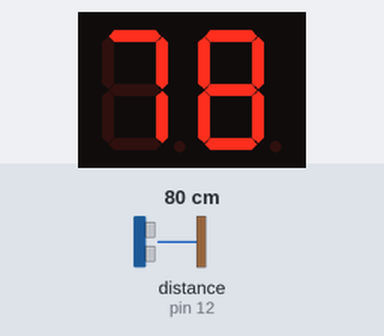
A program run on a simulated Arduino Uno, built with avr-gcc and run on an emulated ATmega328P. Shown: 2-digit seven-segment display. Wiring (inferred from the names in the program): ultrasonic range finder: trigger pin 13; echo pin 12; 2-digit 7-segment display, segments lit when HIGH: segments pin 4, pin 5, pin 6, pin 7, pin 8, pin 9, pin 10; digit selects pin 2, pin 3. The test bench sets the inputs (shaded band); at power-on: distance to the obstacle (sensor on pin 12) 80 cm. The echo pulse lasts 58.3 µs per cm; the segment pins are drawn as the display they are named for.

Above: at 1.2 s.
1.3 s: distance to the obstacle (sensor on pin 12) set to 2 cm
At 2.5 s:
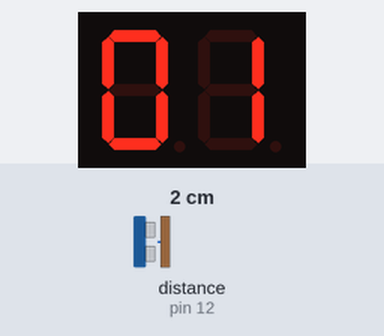
4.3 s: distance to the obstacle (sensor on pin 12) set to 4 cm
At 5.2 s:
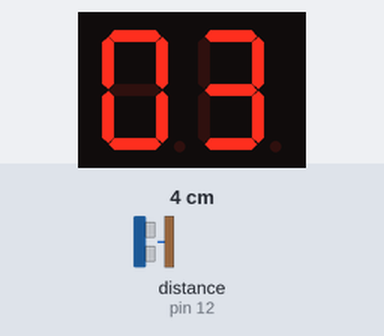
5.9 s: distance to the obstacle (sensor on pin 12) set to 9 cm
At 7.2 s:
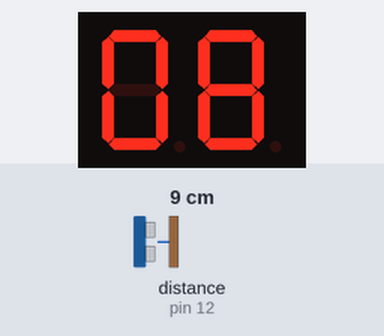
Timing chart, 0 to 8.9 s (numbered marks = the images above; inputs shaded):
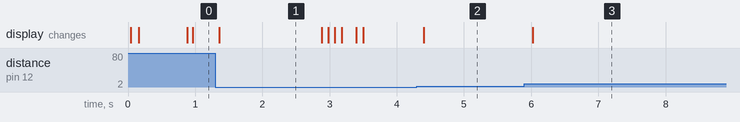

Measured:
- after the input at 1.3 s, the display: changes after 0.06 s (image 1)
- after the input at 4.3 s, the display: changes after 0.10 s (image 2)
- after the input at 5.9 s, the display: changes after 0.12 s (image 3)
- what the display in image 1 shows lasts 1.5 s, from 1.4 s to 2.9 s

The program:

main.cpp
```cpp
#include <Arduino.h>
#include "constants.hpp"
#include "leddisplay.hpp"
#include "ultrasonic.hpp"

//For non-blocking pulling from the ultrasonic sensor
unsigned long lastUltrasonicUpdate = 0;
const int ultrasonicUpdateInterval = 100;

//Objects in use
Ultrasonic* ultrasonic;
LEDdisplay* display;

void setup() {
	//Initialise a display object that has the common pins and the number of displays
	display = new LEDdisplay(2, PIN_7SEG_A, PIN_7SEG_B, PIN_7SEG_C, PIN_7SEG_D, PIN_7SEG_E, PIN_7SEG_F, PIN_7SEG_G);
	//Add the display modules to the main object
	display->addModule(0, PIN_7SEG_G1);
	display->addModule(1, PIN_7SEG_G2);
	//Initialise an ultrasonic sensor with its relevant pins
	ultrasonic = new Ultrasonic(PIN_US_ECHO, PIN_US_TRIG);
}

void loop() {
	display->multiplex(); //Multiplex the display

	//Read ultrasonic periodically
	if (millis() - lastUltrasonicUpdate > ultrasonicUpdateInterval) { //Check if the time has come to check
		lastUltrasonicUpdate = millis();
		display->setCurrentlyDisplayingNumber(ultrasonic->getDistance());
	}

}
```

constants.hpp
```cpp
#ifndef CONSTANTS_HPP
#define CONSTANTS_HPP
#include <Arduino.h>

#define ARRAY_LENGTH(array) (sizeof((array))/sizeof((array)[0]))

//Pin constants - edit these to change pin configuration
#define PIN_7SEG_G1 2
#define PIN_7SEG_G2 3
#define PIN_7SEG_A 4
#define PIN_7SEG_B 5
#define PIN_7SEG_C 6
#define PIN_7SEG_D 7
#define PIN_7SEG_E 8
#define PIN_7SEG_F 9
#define PIN_7SEG_G 10
#define PIN_7SEG_DP 11
#define PIN_US_ECHO 12
#define PIN_US_TRIG 13

#endif //CONSTANTS_HPP
```

leddisplay.hpp
```cpp
#ifndef LEDDISPLAY_HPP
#define LEDDISPLAY_HPP

#include "constants.hpp"

class LEDdisplay {
private:
	//Internal module info
	const unsigned int moduleCount; //Number of modules being multiplexed by this object
	unsigned int* moduleGrounds = nullptr; //Dynamic array of ground pins for multiplexing

	//Constants
	const bool numbers[11][7] = { //The "font" to use to display things
		{true, true, true, true, true, true, false}, 		//0
		{false, true, true, false, false, false, false}, 	//1
		{true, true, false, true, true, false, true}, 		//2
		{true, true, true, true, false, false, true},		//3
		{false, true, true, false, false, true, true},		//4
		{true, false, true, true, false, true, true},		//5
		{true, false, true, true, true, true, true},		//6
		{true, true, true, false, false, false, false},		//7
		{true, true, true, true, true, true, true},			//8
		{true, true, true, true, false, true, true},		//9
		{false, false, false, false, false, false, false}	//Blank
	};
	const unsigned int multiplexUpdateInterval = 2; //How often to multiplex
	const unsigned int segmentPins[7]; //Will get initialised in initialiser

	//Globals
	unsigned int currentlyDisplayingModule = 0; //Which module is being targeted by multiplexor
	unsigned long lastMultiplexUpdate = 0; //Last time multiplexing happened
	unsigned int currentlyDisplayingNumber; //The number being displayed over the whole module

	//Internal utility functions
	void displayDigit(unsigned int digit); //Push a digit to the pins
	void updateCurrentDisplay(); //Push the current multiplexing info to ground pins

public:
	//Setup
	LEDdisplay(unsigned int _moduleCount, unsigned int segmentA, unsigned int segmentB, unsigned int segmentC, unsigned int segmentD, unsigned int segmentE, unsigned int segmentF, unsigned int segmentG);
	void addModule(size_t moduleID, unsigned int module); //Initialiser won't add modules, so run this after
	void multiplex(); //Run every loop cycle
	//Setters
	void setCurrentlyDisplayingNumber(unsigned int num);
	//Getters
	unsigned int getCurrentlyDisplayingNumber();
	unsigned int getMaximumDisplayableNumber();
};

#endif
```

ultrasonic.hpp
```cpp
#ifndef ULTRASONIC_HPP
#define ULTRASONIC_HPP

class Ultrasonic {
private:
	const unsigned int echoPin;
	const unsigned int triggerPin;
	long m_distance;
public:
	Ultrasonic(unsigned int echoPin, unsigned int triggerPin);
	long getDistance();
};

#endif //ULTRASONIC_HPP
```

leddisplay.cpp
```cpp
#include "leddisplay.hpp"

void LEDdisplay::displayDigit(unsigned int digit) {
	if (digit > ARRAY_LENGTH(numbers)) return; //If the digit isn't defined in the array, don't do anything
	for (size_t i = 0; i < ARRAY_LENGTH(segmentPins); i++) { //Loop through pins
		digitalWrite(segmentPins[i], numbers[digit][i]);
	}
}

void LEDdisplay::updateCurrentDisplay() {
	for (size_t i = 0; i < moduleCount; i++) { //Loop through the ground pins
		if (i == currentlyDisplayingModule) {
			digitalWrite(moduleGrounds[i], LOW); //If we hit the right ground pin, bring it low to actually be a ground pin
		} else {
			digitalWrite(moduleGrounds[i], HIGH); //Else, bring it high to disable the module
		}
	}
}

LEDdisplay::LEDdisplay(unsigned int _moduleCount, unsigned int segmentA, unsigned int segmentB, unsigned int segmentC, unsigned int segmentD, unsigned int segmentE, unsigned int segmentF, unsigned int segmentG) :
moduleCount(_moduleCount), segmentPins{segmentA, segmentB, segmentC, segmentD, segmentE, segmentF, segmentG} {
	moduleGrounds = new unsigned int[moduleCount]; //Allocate memory for dynamic array
	currentlyDisplayingNumber = 0; //Initialise the variable

	//Setup LED pins
	for (size_t i = 0; i < ARRAY_LENGTH(segmentPins); i++) {
		pinMode(segmentPins[i], OUTPUT);
	}
}

void LEDdisplay::addModule(size_t moduleID, unsigned int moduleGroundPin) {
	if (moduleID >= moduleCount) return; //Prevent buffer overrun
	moduleGrounds[moduleID] = moduleGroundPin; //Set the ground pin in the array
	digitalWrite(moduleGroundPin, HIGH); //Disable the module before making the pin an output
	pinMode(moduleGroundPin, OUTPUT);
}

void LEDdisplay::multiplex() {
	//Is it time to do the next multiplex?
	if (millis() - lastMultiplexUpdate > multiplexUpdateInterval) {
		lastMultiplexUpdate = millis();
		currentlyDisplayingModule++;
		if (currentlyDisplayingModule > ARRAY_LENGTH(moduleGrounds)) currentlyDisplayingModule = 0; //Select the next display module to multiplex

		//Split the currently displayed digit into an array
		unsigned int currentlyDisplayingDigits[moduleCount];
		if (currentlyDisplayingNumber <= getMaximumDisplayableNumber()) {
			unsigned int place = 1;
			for (size_t i = ARRAY_LENGTH(currentlyDisplayingDigits); i > 0; i--) { //loop backwards from the most right place
				currentlyDisplayingDigits[i - 1] = (currentlyDisplayingNumber / place) % 10; //gets the digit from the number
				place *= 10;
			}
		} else { //Number too big, display blank
			currentlyDisplayingDigits[ARRAY_LENGTH(currentlyDisplayingDigits) - 2] = 10;
			currentlyDisplayingDigits[ARRAY_LENGTH(currentlyDisplayingDigits) - 1] = 10;
		}

		//Push values
		displayDigit(10); //Clear to prevent ghosting on other displays
		updateCurrentDisplay(); //Push that change
		displayDigit(currentlyDisplayingDigits[currentlyDisplayingModule]);

	}
}

void LEDdisplay::setCurrentlyDisplayingNumber(unsigned int num) {
	currentlyDisplayingNumber = num;
}
unsigned int LEDdisplay::getCurrentlyDisplayingNumber() {
	return currentlyDisplayingNumber;
}

unsigned int LEDdisplay::getMaximumDisplayableNumber() {
	return ceil(pow(10, moduleCount)) - 1;
}
```

ultrasonic.cpp
```cpp
#include "ultrasonic.hpp"
#include <Arduino.h>

Ultrasonic::Ultrasonic(unsigned int _echoPin, unsigned int _triggerPin) :
	echoPin(_echoPin), triggerPin(_triggerPin) {
	pinMode(triggerPin, OUTPUT);
	pinMode(echoPin, INPUT);
}
long Ultrasonic::getDistance() {
	digitalWrite(triggerPin, LOW);
	delayMicroseconds(2);

	digitalWrite(triggerPin, HIGH);
	delayMicroseconds(10);
	digitalWrite(triggerPin, LOW);
	unsigned long m_duration = pulseIn(echoPin, HIGH, 6000);
	if (!m_duration) m_duration = -1; //If the pulse doesn't come back, make it the integer limit to show as overload instead of 0
	m_distance = m_duration * 0.034 / 2;
	return m_distance;
}
```
